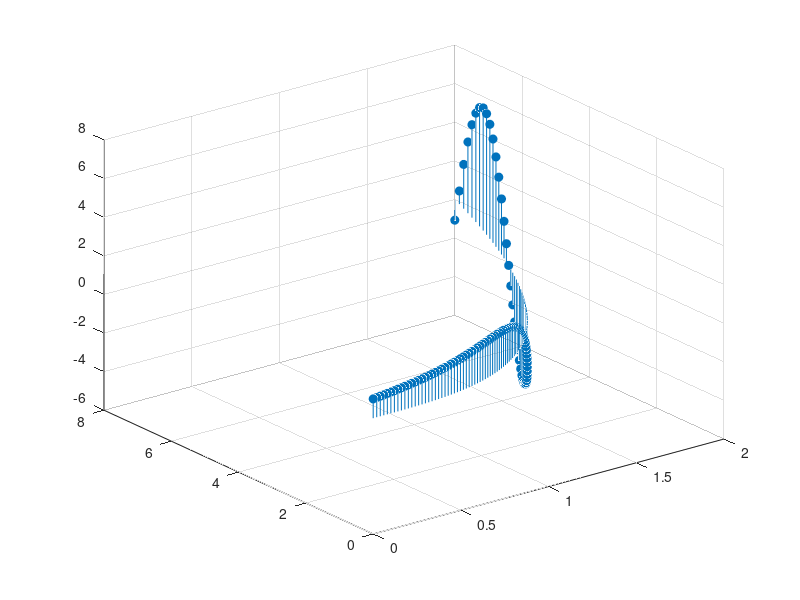

Write MATLAB code to recreate this figure. (Note: this script raises an error after producing the figure.)
X = linspace(0,2);
Y = X.^3;
Z = exp(X).*cos(Y);
h = stem3(X,Y,Z,'filled');
h.Color = 'm';
h.MarkerFaceColor = 'y';
view(-10,35);
